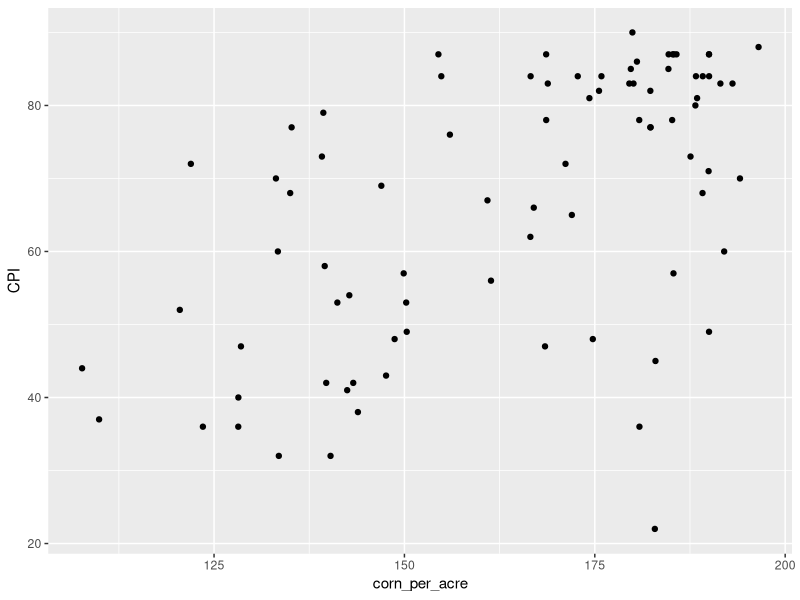
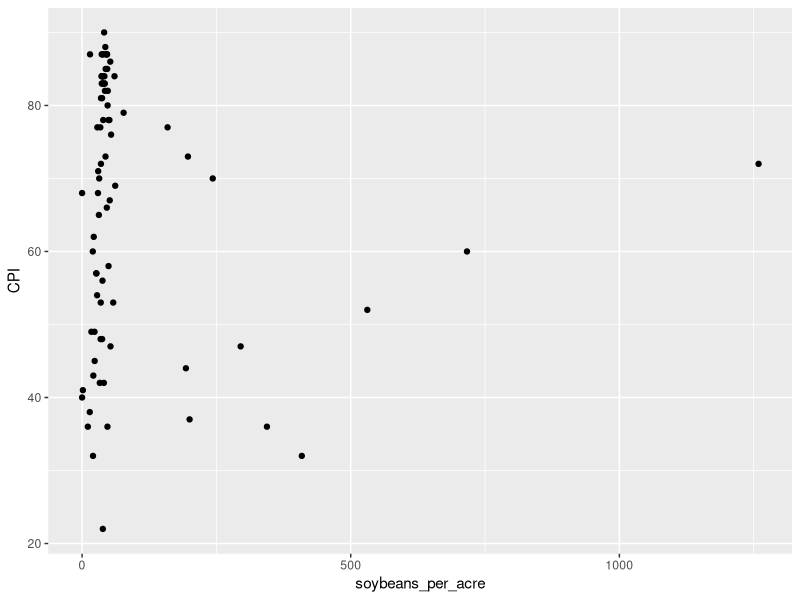
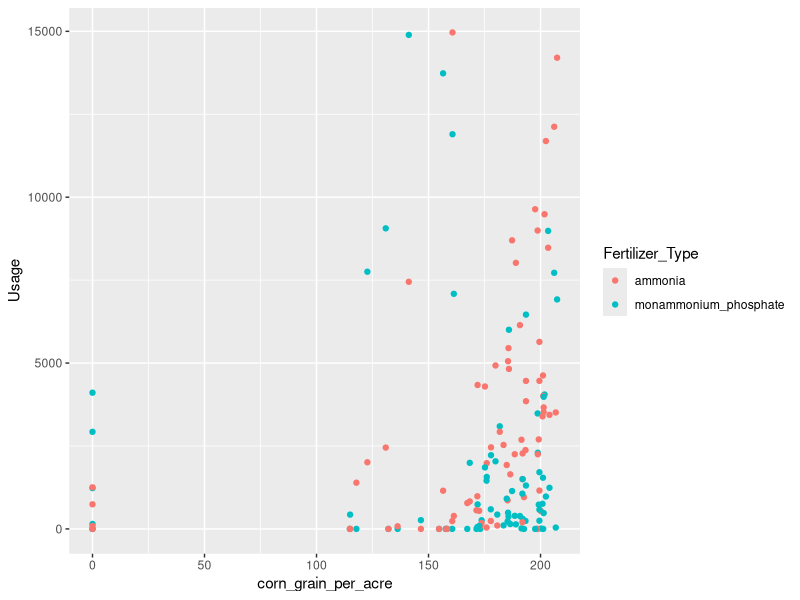
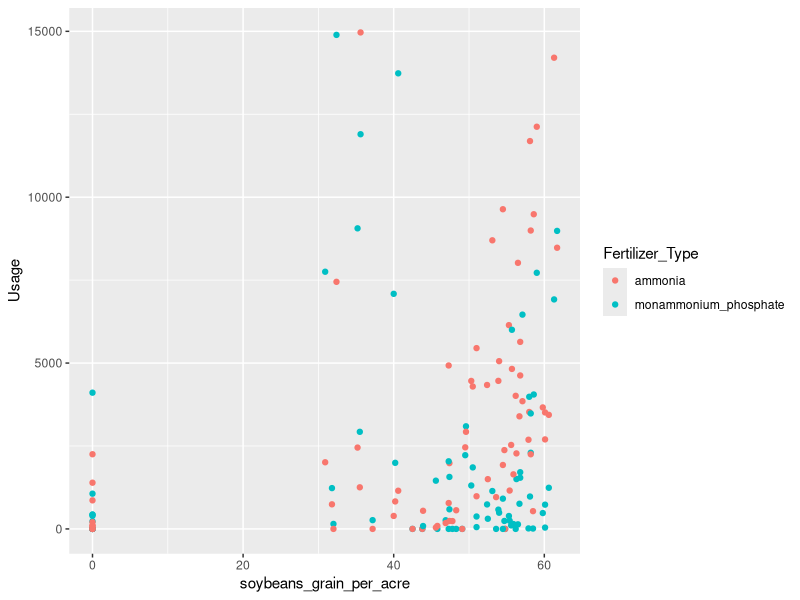

The R script that drew these images, in order: (Note: this script raises an error after producing the figures.)
## ---- chunk 1
knitr::opts_chunk$set(echo = TRUE)
library(tidyverse)
## ---- chunk 2
fertilizer = read_csv('FertilizerConsumption.csv') %>% 
  rename(urea = "Urea (46-0-0)",
         potash = "Potash (0-0-60)",
         monammonium_phosphate = "Monammonium Phosphate (MAP) (11-52-0)",
         diammonium_phosphate = "Diammonium Phosphate (DAP) (18-46-0)",
         ammonia = "Ammonia (82-0-0)")
cpi = read.csv('CropProductivityIndex.csv')
crops = read_csv('Crops.csv') %>% 
  rename(
    corn_harvested = "CORN, GRAIN - ACRES HARVESTED",
    corn_produced = "CORN, GRAIN - PRODUCTION, MEASURED IN BU",
    corn_grain_per_acre = "CORN, GRAIN - YIELD, MEASURED IN BU / ACRE",
    soybeans_harvested = "SOYBEANS - ACRES HARVESTED", 
    soybeans_produced = "SOYBEANS - PRODUCTION, MEASURED IN BU",
    soybeans_grain_per_acre = "SOYBEANS - YIELD, MEASURED IN BU / ACRE") %>% 
  mutate(
    across(where(is.numeric), ~replace_na(., 0))
  )
combo = inner_join(crops, cpi, by = 'County')
## ---- chunk 3
ahhh = crops %>%
  group_by(County) %>% 
  summarize(
    total_corn_harvested = sum(corn_harvested),
    total_corn_produced = sum(corn_produced),
    total_soybeans_harvested = sum(soybeans_harvested),
    total_soybeans_produced = sum(soybeans_produced)
  ) %>%
  mutate(
    corn_per_acre = total_corn_produced/total_corn_harvested,
    soybeans_per_acre = total_soybeans_produced/total_corn_harvested
  )%>% 
  inner_join(cpi, by = 'County') %>% 
  filter(County != 'LAKE OF THE WOODS')
## ---- chunk 4
ggplot(ahhh, aes(x = corn_per_acre, y = CPI)) + 
  geom_point()
## ---- chunk 5
ggplot(ahhh, aes(x = soybeans_per_acre, y = CPI)) + 
  geom_point()
## ---- chunk 6
crops_2015 = crops %>% 
  filter(Year == 2015)
lil_uzi_fert = fertilizer %>% 
  filter(Year == 2015)

run_2015 = inner_join(crops_2015, lil_uzi_fert) %>% 
  pivot_longer(cols = c('monammonium_phosphate', 'ammonia'), names_to = 'Fertilizer_Type', values_to = 'Usage')
## ---- chunk 7
ggplot(run_2015, aes(x = corn_grain_per_acre, y = Usage)) + 
  geom_point(aes(color = Fertilizer_Type))
## ---- chunk 8
ggplot(run_2015, aes(x = soybeans_grain_per_acre, y = Usage)) + 
  geom_point(aes(color = Fertilizer_Type))
## ---- chunk 9
animals_df = read_csv('clean_animal.csv') %>% 
  rename(
    'Beef Cows' = "CATTLE, COWS, BEEF - INVENTORY",
    'Dairy Cows' = 'CATTLE, COWS, MILK - INVENTORY',
    'Feedlot Cows' = 'CATTLE, ON FEED - INVENTORY',
    'Hogs' = 'HOGS - INVENTORY',
    'Turkeys' = 'TURKEYS - INVENTORY'
  )
## ---- chunk 10
manure_production_rates = list(
  'Beef Cows' = 10.8,
  'Dairy Cows' = 14.6,
  'Feedlot Cows' = 11.9,
  'Hogs' = 11.5,
  'Turkeys' = 8
)
## ---- chunk 11
for (i in 1:nrow(animals_df)) {
  # Calculate manure production for each animal type
  manure <- 0
  for (animal in names(manure_production_rates)) {
    manure <- manure + animals_df[i, animal] * manure_production_rates[[animal]]
  }
  
  # Assign the calculated manure production to the 'Manure' column for the current row
  animals_df[i, 'Manure'] <- manure
}
## ---- chunk 12
animals_df = animals_df %>% 
  rename('Year' = 'Year of County_Animals')
## ---- chunk 13
manure_stuff = animals_df %>% 
  group_by(`County of County_Animals`) %>% 
  summarize(avg_manure = mean(Manure) / 1000) %>% 
  arrange(desc(avg_manure))

manure_stuff$avg_manure = format(manure_stuff$avg_manure, scientific = FALSE)
## ---- chunk 14
manure_stuff = manure_stuff %>% 
  rename(
    'County' = "County of County_Animals",
    'Average Manure Production, in Thousands of Tons' = 'avg_manure',
    'Year' = 'Year of County_Animals'
  )
## ---- chunk 15
all_fert = inner_join(fertilizer, animals_df)
  
## ---- chunk 16
# Create a new column 'synthetic_fertilizer' by summing values of specified columns for each row
all_fert$synthetic_fertilizer <- rowSums(all_fert[, c('urea', 'potash', 'diammonium_phosphate', 'monammonium_phosphate', 'ammonia')], na.rm = TRUE)
## ---- chunk 17
ggplot(all_fert, aes(x = synthetic_fertilizer, y = Manure)) + 
  geom_point()
